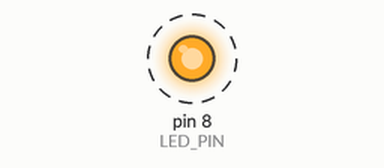
Recording of a program running on a simulated Raspberry Pi (header pin numbers). Parts: output pins drawn as LEDs (lit = HIGH). Dashed ring = blinking. What the program prints to the terminal is not drawn. At 5.0 s the program stops and its outputs stay as they are.

Above: at 0.2 s.
Timing chart, 0 to 3.0 s (numbered marks = the images above):
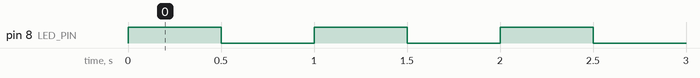

The program:

LED.py
```python
import RPi.GPIO as GPIO
import time

# Define the GPIO pin for the LED
LED_PIN = 8

# Setup
GPIO.setmode(GPIO.BOARD)  # Use physical pin numbering
GPIO.setup(LED_PIN, GPIO.OUT)

def blink_led(times=5, interval=0.5):
    """Blinks the LED a specified number of times."""
    for _ in range(times):
        GPIO.output(LED_PIN, GPIO.HIGH)
        time.sleep(interval)
        GPIO.output(LED_PIN, GPIO.LOW)
        time.sleep(interval)

try:
    print("Blinking LED on GPIO 8...")
    blink_led()
    print("Test completed!")
except KeyboardInterrupt:
    print("Test interrupted by user.")
finally:
    GPIO.cleanup()  # Reset GPIO states
```

Measured:
- by itself, pin 8 (LED_PIN): alternates HIGH for 0.50 s and LOW for 0.50 s, 10 changes in all, then stays LOW
